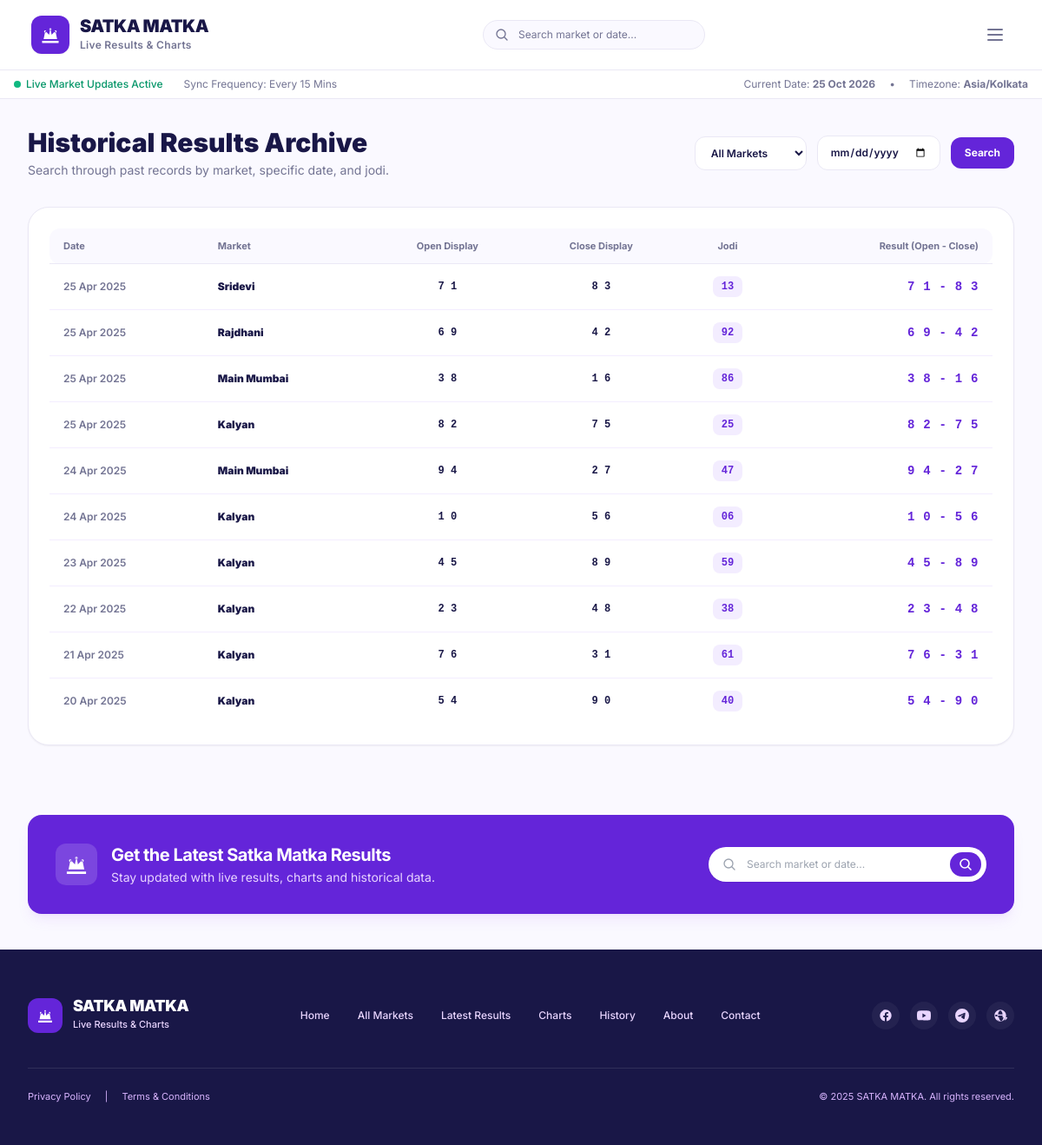
The page /history.php on the database its author committed.
### tables this page shows
CREATE TABLE IF NOT EXISTS results (
    id INT AUTO_INCREMENT PRIMARY KEY,
    market_id INT NOT NULL,
    result_date DATE NOT NULL,
    open_panna VARCHAR(10) NULL,
    open_digit VARCHAR(5) NULL,
    close_digit VARCHAR(5) NULL,
    close_panna VARCHAR(10) NULL,
    open_display VARCHAR(20) NULL,
    close_display VARCHAR(20) NULL,
    jodi VARCHAR(10) NULL,
    full_result VARCHAR(50) NULL,
    status VARCHAR(20) NOT NULL DEFAULT 'published',
    published_at DATETIME NULL,
    created_at DATETIME NOT NULL DEFAULT CURRENT_TIMESTAMP,
    updated_at DATETIME NOT NULL DEFAULT CURRENT_TIMESTAMP ON UPDATE CURRENT_TIMESTAMP,
    UNIQUE KEY uq_market_date (market_id, result_date),
    INDEX idx_result_date (result_date),
    INDEX idx_market_id (market_id)
);

CREATE TABLE IF NOT EXISTS markets (
    id INT AUTO_INCREMENT PRIMARY KEY,
    name VARCHAR(100) NOT NULL,
    slug VARCHAR(120) NOT NULL UNIQUE,
    open_time VARCHAR(20) NOT NULL,
    close_time VARCHAR(20) NOT NULL,
    status VARCHAR(20) NOT NULL DEFAULT 'active',
    is_live TINYINT(1) NOT NULL DEFAULT 0,
    is_featured TINYINT(1) NOT NULL DEFAULT 1,
    display_order INT NOT NULL DEFAULT 0,
    seo_title VARCHAR(255) NULL,
    seo_description TEXT NULL,
    created_at DATETIME NOT NULL DEFAULT CURRENT_TIMESTAMP,
    updated_at DATETIME NOT NULL DEFAULT CURRENT_TIMESTAMP ON UPDATE CURRENT_TIMESTAMP
);

### app/helpers/security.php (called while the page is built, shortened)
<?php
function e(?string $value): string {
    return htmlspecialchars($value ?? '', ENT_QUOTES | ENT_SUBSTITUTE, 'UTF-8');
}

### app/models/Result.php (called while the page is built, shortened)
<?php
class Result {
    public static function allPaginated(int $limit = 15, int $offset = 0, array $filters = []): array {
        $pdo = Database::getConnection();
        $sql = "
            SELECT r.*, m.name as market_name, m.slug as market_slug
            FROM results r
            JOIN markets m ON r.market_id = m.id
            WHERE 1=1
        ";
        $params = [];
        $sql .= " ORDER BY r.result_date DESC, r.id DESC LIMIT ? OFFSET ?";
        $params[] = $limit;
        $params[] = $offset;
        $stmt = $pdo->prepare($sql);
        foreach ($params as $idx => $val) {
            $stmt->bindValue($idx + 1, $val, is_int($val) ? PDO::PARAM_INT : PDO::PARAM_STR);
        }
        $stmt->execute();
        return $stmt->fetchAll();
    }
}

### app/helpers/common.php (called while the page is built, shortened)
<?php
function format_app_date(?string $dateStr, string $format = 'd M Y'): string {
    try {
        $dt = new DateTime($dateStr);
        return $dt->format($format);
    } catch (Exception $e) {
        return $dateStr;
    }
}

### history.php (the view, shortened to what this page needs)
<?php
$date = $_GET['date'] ?? '';
$filters = [];
$page = max(1, (int)($_GET['page'] ?? 1));
$perPage = 20;
$results = Result::allPaginated($perPage, ($page - 1) * $perPage, $filters);
require __DIR__ . '/includes/head.php';
require __DIR__ . '/includes/header.php';
require __DIR__ . '/includes/navbar.php';
?>
<main class="max-w-[1440px] mx-auto px-4 sm:px-6 lg:px-8 py-8 w-full">
  <div class="flex flex-col md:flex-row md:items-center justify-between gap-4 mb-8">
    <div>
      <h1 class="text-2xl sm:text-3xl font-black text-[#191747]">Historical Results Archive</h1>
      <p class="text-xs sm:text-sm text-[#737493] mt-1">Search through past records by market, specific date, and jodi.</p>
    </div>
    <form action="/history.php" method="GET" class="flex flex-wrap items-center gap-3">
      <select name="market_id" class="px-3.5 py-2.5 rounded-xl bg-white border border-[#EAE8F5] text-xs font-semibold text-[#191747]">
        <option value="">All Markets</option>
      </select>
      <input
        type="date"
        name="date"
        value="<?= e($date) ?>"
        class="px-3.5 py-2.5 rounded-xl bg-white border border-[#EAE8F5] text-xs font-semibold text-[#191747]"
      >
      <button type="submit" class="px-4 py-2.5 rounded-xl bg-[#6425D9] hover:bg-[#521ec2] text-white text-xs font-bold transition">
        Search
      </button>
    </form>
  </div>
  <div class="bg-white rounded-3xl border border-[#EAE8F5] p-6 shadow-sm overflow-hidden">
    <div class="overflow-x-auto">
      <table class="w-full text-left text-xs">
        <thead>
          <tr class="text-[#737493] border-b border-[#EAE8F5] text-[11px] bg-[#FAF9FF]">
            <th class="py-3 px-4 font-bold rounded-l-xl">Date</th>
            <th class="py-3 px-4 font-bold">Market</th>
            <th class="py-3 px-4 font-bold text-center">Open Display</th>
            <th class="py-3 px-4 font-bold text-center">Close Display</th>
            <th class="py-3 px-4 font-bold text-center">Jodi</th>
            <th class="py-3 px-4 font-bold text-right rounded-r-xl">Result (Open - Close)</th>
          </tr>
        </thead>
        <tbody class="divide-y divide-[#F3EDFF] text-[#191747]">
          <?php foreach ($results as $r): ?>
            <tr class="hover:bg-[#FAF9FF] transition">
              <td class="py-3.5 px-4 font-semibold text-[#737493] whitespace-nowrap"><?= format_app_date($r['result_date'], 'd M Y') ?></td>
              <td class="py-3.5 px-4 font-black text-[#191747]"><?= e($r['market_name']) ?></td>
              <td class="py-3.5 px-4 text-center font-mono font-bold"><?= e($r['open_display']) ?></td>
              <td class="py-3.5 px-4 text-center font-mono font-bold"><?= e($r['close_display']) ?></td>
              <td class="py-3.5 px-4 text-center">
                <span class="inline-block px-2.5 py-1 rounded-lg bg-[#F3EDFF] text-[#6425D9] font-black text-xs font-mono">
                  <?= e($r['jodi'] ?: '--') ?>
                </span>
              </td>
              <td class="py-3.5 px-4 text-right font-mono font-black text-sm text-[#6425D9] tracking-wider"><?= e($r['full_result']) ?></td>
            </tr>
          <?php endforeach; ?>
        </tbody>
      </table>
    </div>
  </div>
</main>
<?php require __DIR__ . '/includes/footer.php'; ?>

### assets/css/app.css (style rules this page uses)
:root { --primary-purple: #6425D9; --deep-purple: #35156F; --light-purple: #F3EDFF; --main-bg: #FFFFFF; --soft-bg: #FAF9FF; --primary-text: #191747; --secondary-text: #737493; --border-color: #EAE8F5; --success-green: #16A779; }
body { font-family: 'Inter', -apple-system, BlinkMacSystemFont, 'Segoe UI', Roboto, Helvetica, Arial, sans-serif; color: var(--primary-text); background-color: var(--soft-bg); -webkit-font-smoothing: antialiased; }

### rows shown on the page
results: result_date "25 Apr 2025", market.name "Sridevi", open_display "7 1", close_display "8 3", jodi "13", full_result "7 1 - 8 3"
results: result_date "25 Apr 2025", market.name "Rajdhani", open_display "6 9", close_display "4 2", jodi "92", full_result "6 9 - 4 2"
results: result_date "25 Apr 2025", market.name "Main Mumbai", open_display "3 8", close_display "1 6", jodi "86", full_result "3 8 - 1 6"
results: result_date "25 Apr 2025", market.name "Kalyan", open_display "8 2", close_display "7 5", jodi "25", full_result "8 2 - 7 5"
results: result_date "24 Apr 2025", market.name "Main Mumbai", open_display "9 4", close_display "2 7", jodi "47", full_result "9 4 - 2 7"
results: result_date "24 Apr 2025", market.name "Kalyan", open_display "1 0", close_display "5 6", jodi "06", full_result "1 0 - 5 6"
results: result_date "23 Apr 2025", market.name "Kalyan", open_display "4 5", close_display "8 9", jodi "59", full_result "4 5 - 8 9"
results: result_date "22 Apr 2025", market.name "Kalyan", open_display "2 3", close_display "4 8", jodi "38", full_result "2 3 - 4 8"
results: result_date "21 Apr 2025", market.name "Kalyan", open_display "7 6", close_display "3 1", jodi "61", full_result "7 6 - 3 1"
results: result_date "20 Apr 2025", market.name "Kalyan", open_display "5 4", close_display "9 0", jodi "40", full_result "5 4 - 9 0"

### other values the page prints
Setting::get('timezone', 'Asia/Kolkata') "Asia/Kolkata"
Setting::get('site_name', 'Satka Matka') "SATKA MATKA"
